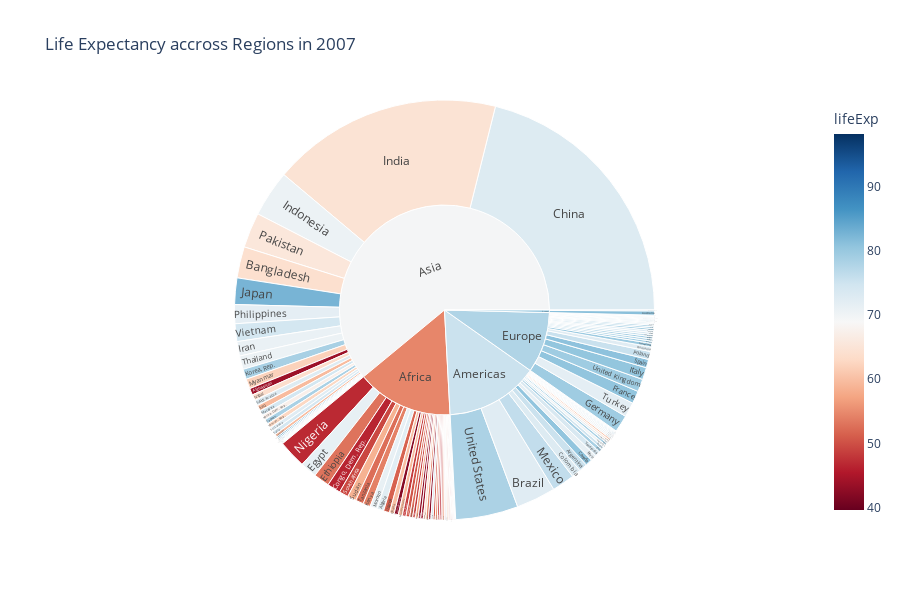

Write notebook code for a chart like this one.
### Code cell
fig = px.sunburst(df2, path=['continent', 'country'], values='pop',
                  color='lifeExp', 
                  color_continuous_scale='RdBu',
                  color_continuous_midpoint=avg_life_exp_pop,
                  hover_name='country',
                  hover_data=['iso_alpha'],
                  height=600, width=900,
                  title='Life Expectancy accross Regions in 2007'
                  )
fig.show()

### Figure 1 — Plotly figure (JSON) as saved in the notebook; plotly's stock layout.template omitted (floating-point values rounded to 4 significant figures; data arrays with more than 128 entries replaced by an {"elided": "..."} marker saying what was removed)
{"data": [{"branchvalues": "total", "customdata": {"elided": "147x2 mixed values"}, "domain": {"x": [0, 1], "y": [0, 1]}, "hovertemplate": "<b>%{hovertext}</b><br><br>labels=%{label}<br>pop=%{value}<br>parent=%{parent}<br>id=%{id}<br>iso_alpha=%{customdata[0]}<br>lifeExp=%{color}<extra></extra>", "hovertext": {"elided": "147 str values"}, "ids": {"elided": "147 str values"}, "labels": {"elided": "147 str values"}, "marker": {"coloraxis": "coloraxis", "colors": {"elided": "147 float values"}}, "name": "", "parents": {"elided": "147 str values"}, "type": "sunburst", "values": {"elided": "147 int values"}}], "layout": {"coloraxis": {"cmid": 68.92, "colorbar": {"title": {"text": "lifeExp"}}, "colorscale": [[0, "rgb(103,0,31)"], [0.1, "rgb(178,24,43)"], [0.2, "rgb(214,96,77)"], [0.3, "rgb(244,165,130)"], [0.4, "rgb(253,219,199)"], [0.5, "rgb(247,247,247)"], [0.6, "rgb(209,229,240)"], [0.7, "rgb(146,197,222)"], [0.8, "rgb(67,147,195)"], [0.9, "rgb(33,102,172)"], [1, "rgb(5,48,97)"]]}, "height": 600, "legend": {"tracegroupgap": 0}, "title": {"text": "Life Expectancy accross Regions in 2007"}, "width": 900}}
